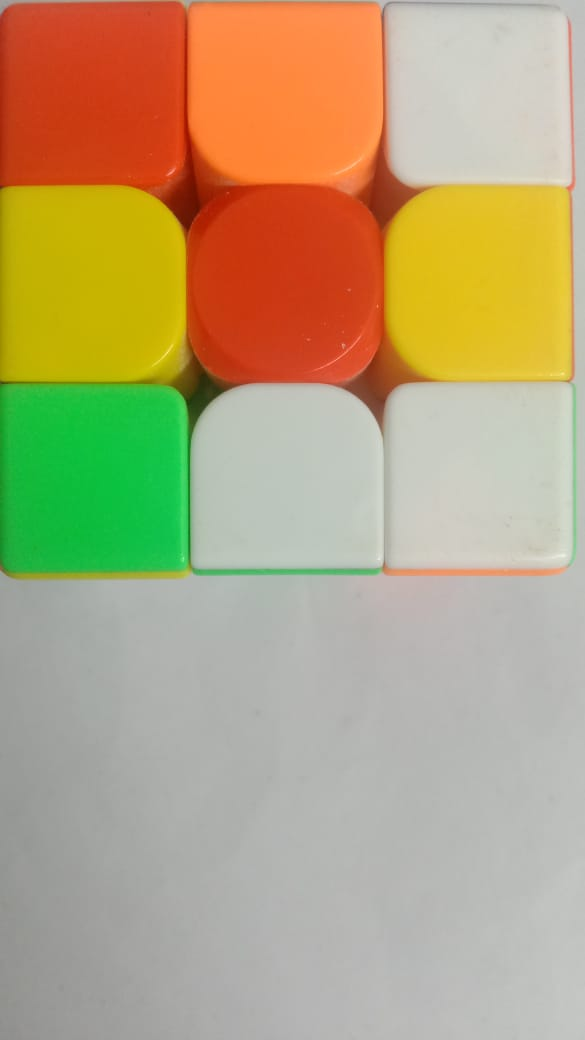
#> input picture Cube_Images/f2.jpg, 585 x 1040 px; its folder holds 4 pictures in this run
$ python ReadCube.py
#> lines starting #> are read from the running program, lines starting #| are printed output that depends on the picture
#> pass 2 of the loop `for ext in extensions:`:
#> pass 3 of the loop `for ext in extensions:`:
#> the loop made 5 passes; the first 3 are shown
import cv2
import numpy as np
import glob

def sample_patch(hsv_img, cx, cy, size=5):
    # Extract a square patch around (cx, cy)
    patch = hsv_img[cy - size:cy + size, cx - size:cx + size]
    avg = np.mean(patch.reshape(-1, 3), axis=0)
    h, s, v = avg.astype(int)

    # print(f"HSV at ({cx},{cy}): H={h} S={s} V={v}")

    # Color classification with fixed ranges for red and orange
    if ((0 <= h <= 6 or 170 <= h <= 180) and s >= 100 and v >= 100):
        return 'red'
    elif 7 <= h <= 20 and s >= 100 and v >= 100:
        return 'orange'
    elif 21 <= h <= 34 and s >= 100 and v >= 100:
        return 'yellow'
    elif 35 <= h <= 85 and s >= 80 and v >= 80:
        return 'green'
    elif 86 <= h <= 130 and s >= 80 and v >= 80:
        return 'blue'
    elif s <= 60 and v >= 170:
        return 'white'
    else:
        # print(f"Unknown HSV: H={h}, S={s}, V={v}")
        return 'unknown'

def read_face_colors(image_path):
#> called with image_path = 'Cube_Images/f2.jpg'
    img = cv2.imread(image_path)
#> img is the input picture: shape (1040, 585, 3); mean B, G, R 125.9, 165, 181.8
    if img is None:
        print("Error: Image not found or can't be read.")
        return []

    h, w = img.shape[:2]
#> h = 1040; w = 585
    crop_size = min(w, h)  # Just in case height < width
#> crop_size = 585
    img = img[0:crop_size, 0:crop_size]
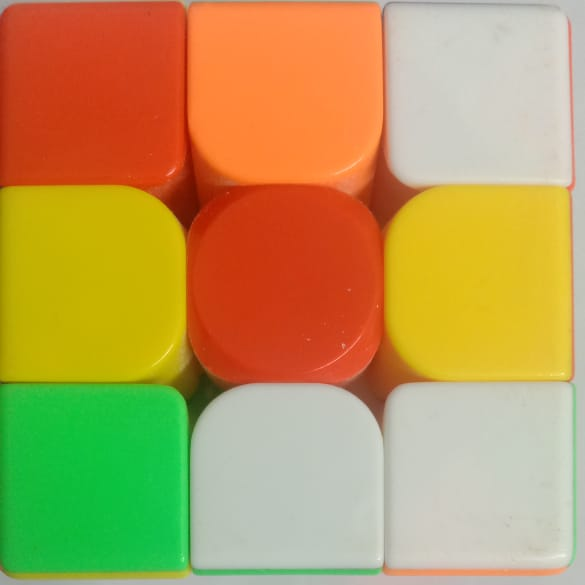
#> img: shape (585, 585, 3); mean B, G, R 88.2, 155.6, 186.5

    hsv_img = cv2.cvtColor(img, cv2.COLOR_BGR2HSV)
#> hsv_img: shape (585, 585, 3); mean H, S, V 28.5, 150.5, 205.4
    h, w = img.shape[:2]
#> h = 585

    # Assuming a 3x3 grid, get centers of each square (facelet)
    # Adjust offsets as needed based on image size and perspective
    offsets_x = [w // 6, w // 2, 5 * w // 6]
#> offsets_x = [97, 292, 487]
    offsets_y = [h // 6, h // 2, 5 * h // 6]
#> offsets_y = [97, 292, 487]

    colors = []
    for cy in offsets_y:
        for cx in offsets_x:
            color = sample_patch(hsv_img, cx, cy, size=5)
            colors.append(color)
#> this loop made 3 passes
#> after the loop, colors = ['red', 'orange', 'white', 'yellow', 'red', 'yellow', 'green', 'white', 'white']

    return colors

def map_color_to_letter(color_name):
    color_map = {
        'white': 'w',
        'red': 'r',
        'green': 'g',
        'yellow': 'y',
        'orange': 'o',
        'blue': 'b'
    }
    return color_map.get(color_name.lower(), '?')  # fallback to '?' for unknown

if __name__ == "__main__":
    face_colors = [None]*6
    color_to_face_index = {
    'w': 0,
    'r': 1,
    'g': 2,
    'y': 3,
    'o': 4,
    'b': 5
    }
    extensions = ["*.jpg", "*.jpeg", "*.png", "*.bmp", "*.webp"]
    image_paths = []

    for ext in extensions:
        image_paths.extend(glob.glob(f"Cube_Images/{ext}"))

    for image_path in image_paths:
        colors = read_face_colors(image_path)
        letters_grid = [map_color_to_letter(color) for color in colors]
#> letters_grid = ['r', 'o', 'w', 'y', 'r', 'y', 'g', 'w', 'w']
        for j in range(9):
            face_colors[color_to_face_index[letters_grid[4]]]=letters_grid
#> after the loop, face_colors = 6 items
#> pass 2 of the loop `for image_path in image_paths:`:
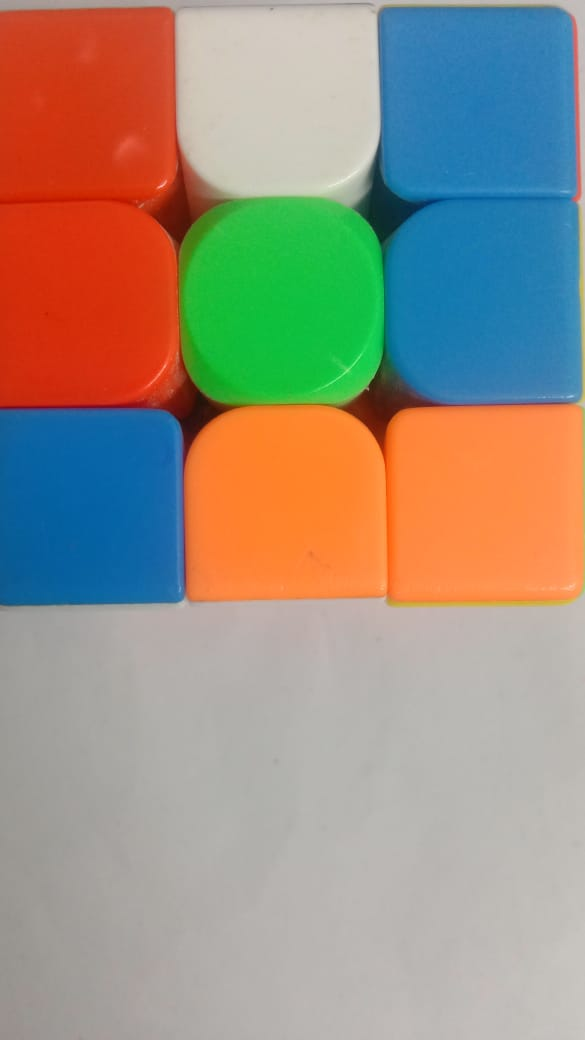
#> input picture Cube_Images/f3.jpg, 585 x 1040 px
#> in read_face_colors, img is the input picture: shape (1040, 585, 3); mean B, G, R 131.1, 145.1, 154.9
#> in read_face_colors (call 2), `img = img[0:crop_size, 0:crop_size]`:
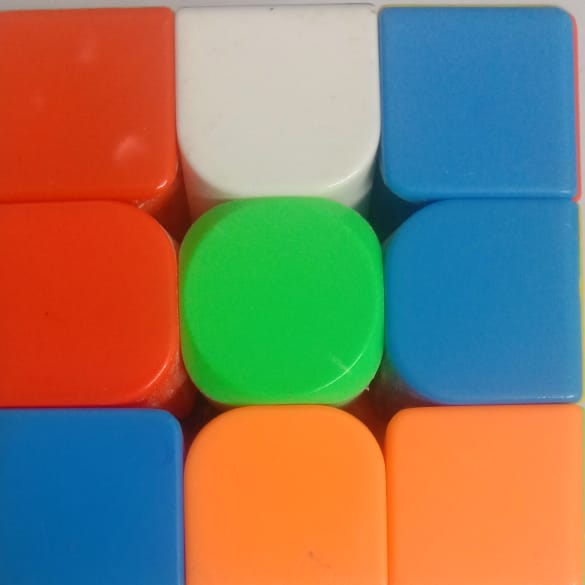
#> img: shape (585, 585, 3); mean B, G, R 102, 123.2, 136.8
#> hsv_img: shape (585, 585, 3); mean H, S, V 47.4, 185.9, 198.4
#> the loop in read_face_colors (call 2), `for cy in offsets_y:` made 3 passes
#> after the loop in read_face_colors (call 2), `for cy in offsets_y:`: colors = ['red', 'white', 'blue', 'red', 'green', 'blue', 'blue', 'orange', 'orange']
#> letters_grid = ['r', 'w', 'b', 'r', 'g', 'b', 'b', 'o', 'o']
#> pass 3 of the loop `for image_path in image_paths:`:
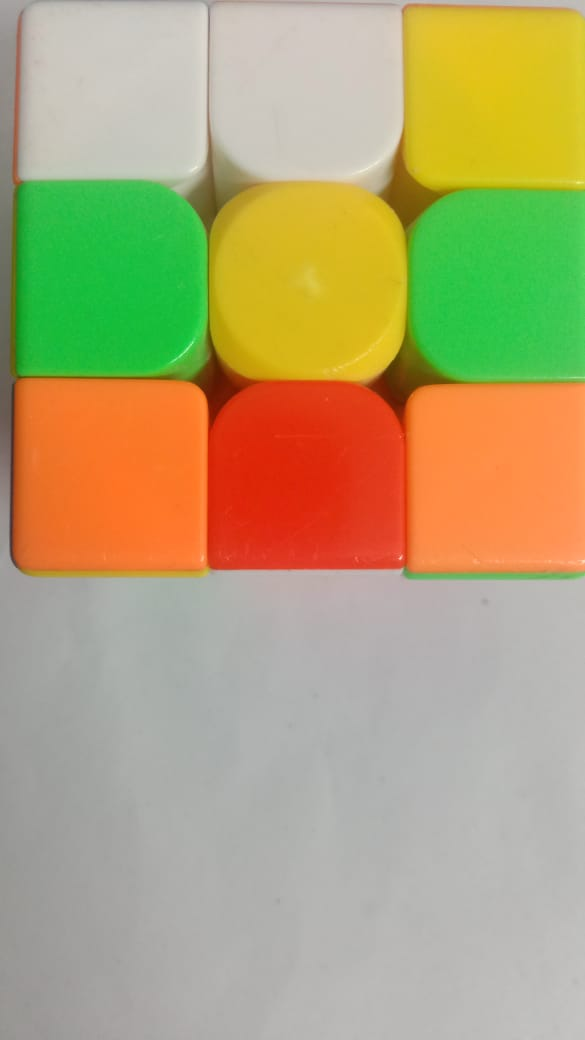
#> input picture Cube_Images/f4.jpg, 585 x 1040 px
#> in read_face_colors, img is the input picture: shape (1040, 585, 3); mean B, G, R 120.2, 165.4, 177.3
#> in read_face_colors (call 3), `img = img[0:crop_size, 0:crop_size]`:
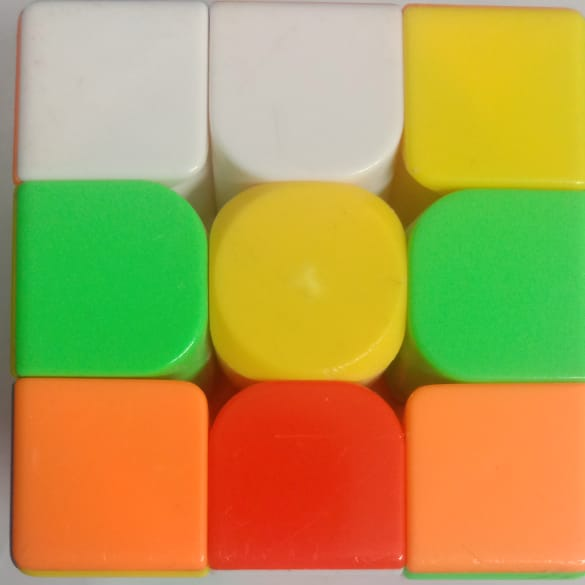
#> img: shape (585, 585, 3); mean B, G, R 78.9, 157.8, 179
#> hsv_img: shape (585, 585, 3); mean H, S, V 27, 161.3, 208.4
#> the loop in read_face_colors (call 3), `for cy in offsets_y:` made 3 passes
#> after the loop in read_face_colors (call 3), `for cy in offsets_y:`: colors = ['white', 'white', 'yellow', 'green', 'yellow', 'green', 'orange', 'red', 'orange']
#> letters_grid = ['w', 'w', 'y', 'g', 'y', 'g', 'o', 'r', 'o']
#> the loop made 4 passes; the first 3 are shown

    with open("input.txt", "w") as f:
        for face in face_colors:
#> (the run stopped early here; a loop or call above may not have finished)
